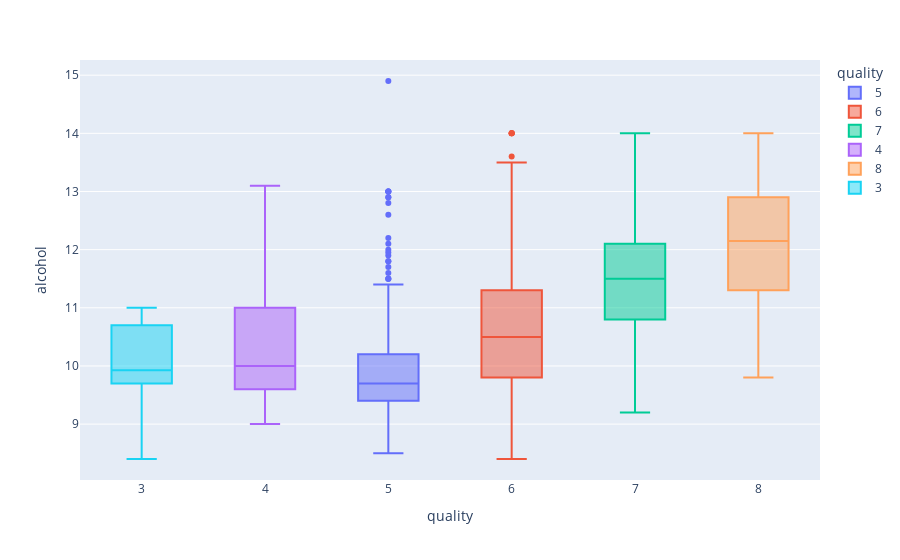

Notebook code cell kept with this figure:
### Markdown cell above
### From our initial corr matrix we were able to see that alcohol has a good influence on the quality of the wine
- Let's try to visualize using a boxplot

### Code cell
fig = px.box(
    wines_df,
    x = 'quality',
    y = 'alcohol',
    color = 'quality',
    boxmode="overlay"
)
fig.show()

### Figure 1 — Plotly figure (JSON) as saved in the notebook; plotly's stock layout.template omitted (floating-point values rounded to 4 significant figures; data arrays with more than 128 entries replaced by an {"elided": "..."} marker saying what was removed)
{"data": [{"alignmentgroup": "True", "hovertemplate": "quality=%{x}<br>alcohol=%{y}<extra></extra>", "legendgroup": "5", "marker": {"color": "#636efa"}, "name": "5", "notched": false, "offsetgroup": "5", "orientation": "v", "showlegend": true, "type": "box", "x": {"elided": "681 int values"}, "x0": " ", "xaxis": "x", "y": {"elided": "681 float values"}, "y0": " ", "yaxis": "y"}, {"alignmentgroup": "True", "hovertemplate": "quality=%{x}<br>alcohol=%{y}<extra></extra>", "legendgroup": "6", "marker": {"color": "#EF553B"}, "name": "6", "notched": false, "offsetgroup": "6", "orientation": "v", "showlegend": true, "type": "box", "x": {"elided": "638 int values"}, "x0": " ", "xaxis": "x", "y": {"elided": "638 float values"}, "y0": " ", "yaxis": "y"}, {"alignmentgroup": "True", "hovertemplate": "quality=%{x}<br>alcohol=%{y}<extra></extra>", "legendgroup": "7", "marker": {"color": "#00cc96"}, "name": "7", "notched": false, "offsetgroup": "7", "orientation": "v", "showlegend": true, "type": "box", "x": {"elided": "199 int values"}, "x0": " ", "xaxis": "x", "y": {"elided": "199 float values"}, "y0": " ", "yaxis": "y"}, {"alignmentgroup": "True", "hovertemplate": "quality=%{x}<br>alcohol=%{y}<extra></extra>", "legendgroup": "4", "marker": {"color": "#ab63fa"}, "name": "4", "notched": false, "offsetgroup": "4", "orientation": "v", "showlegend": true, "type": "box", "x": [4, 4, 4, 4, 4, 4, 4, 4, 4, 4, 4, 4, 4, 4, 4, 4, 4, 4, 4, 4, 4, 4, 4, 4, 4, 4, 4, 4, 4, 4, 4, 4, 4, 4, 4, 4, 4, 4, 4, 4, 4, 4, 4, 4, 4, 4, 4, 4, 4, 4, 4, 4, 4], "x0": " ", "xaxis": "x", "y": [9, 9.8, 9.3, 13.1, 9.2, 9.1, 10.5, 9.4, 9.2, 9, 9.1, 11.4, 10.4, 9.4, 9.8, 9.6, 9.6, 10, 10, 11.3, 11, 11, 9.6, 9.7, 11.2, 11.4, 10.9, 9.9, 10, 10.9, 9.2, 10.4, 11.5, 11.2, 9.6, 9.3, 11.5, 9.6, 11.8, 11.2, 9.6, 12, 9.7, 11.1, 9.8, 10.4, 11, 10, 11, 10.1, 10.3, 10.9, 9.05], "y0": " ", "yaxis": "y"}, {"alignmentgroup": "True", "hovertemplate": "quality=%{x}<br>alcohol=%{y}<extra></extra>", "legendgroup": "8", "marker": {"color": "#FFA15A"}, "name": "8", "notched": false, "offsetgroup": "8", "orientation": "v", "showlegend": true, "type": "box", "x": [8, 8, 8, 8, 8, 8, 8, 8, 8, 8, 8, 8, 8, 8, 8, 8, 8, 8], "x0": " ", "xaxis": "x", "y": [12.8, 12.6, 12.9, 9.8, 13.4, 11.7, 11, 11, 14, 12.7, 12.5, 11.8, 13.1, 11.7, 14, 10, 11.3, 11.4], "y0": " ", "yaxis": "y"}, {"alignmentgroup": "True", "hovertemplate": "quality=%{x}<br>alcohol=%{y}<extra></extra>", "legendgroup": "3", "marker": {"color": "#19d3f3"}, "name": "3", "notched": false, "offsetgroup": "3", "orientation": "v", "showlegend": true, "type": "box", "x": [3, 3, 3, 3, 3, 3, 3, 3, 3, 3], "x0": " ", "xaxis": "x", "y": [9, 8.4, 10.7, 9.9, 11, 10.9, 9.8, 9.7, 10.2, 9.95], "y0": " ", "yaxis": "y"}], "layout": {"boxmode": "overlay", "legend": {"title": {"text": "quality"}, "tracegroupgap": 0}, "margin": {"t": 60}, "xaxis": {"anchor": "y", "categoryarray": [5, 6, 7, 4, 8, 3], "categoryorder": "array", "domain": [0, 1], "title": {"text": "quality"}}, "yaxis": {"anchor": "x", "domain": [0, 1], "title": {"text": "alcohol"}}}}
